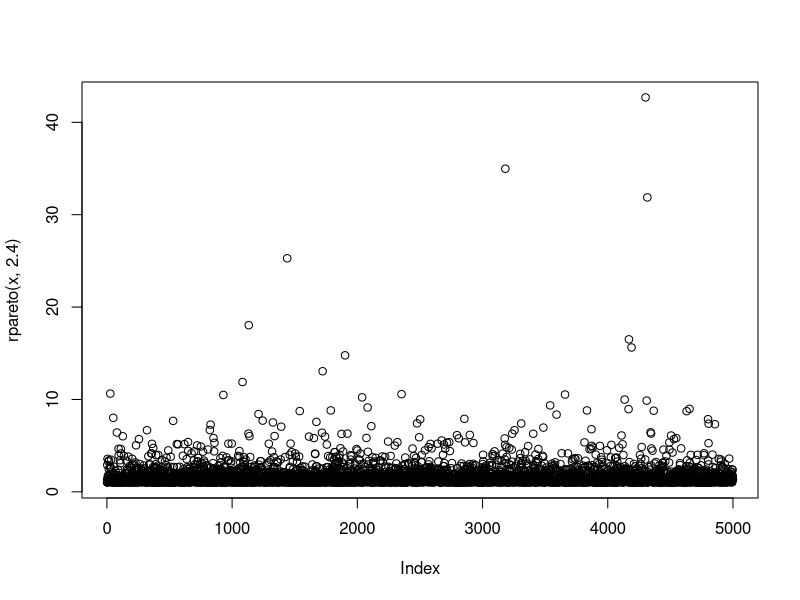
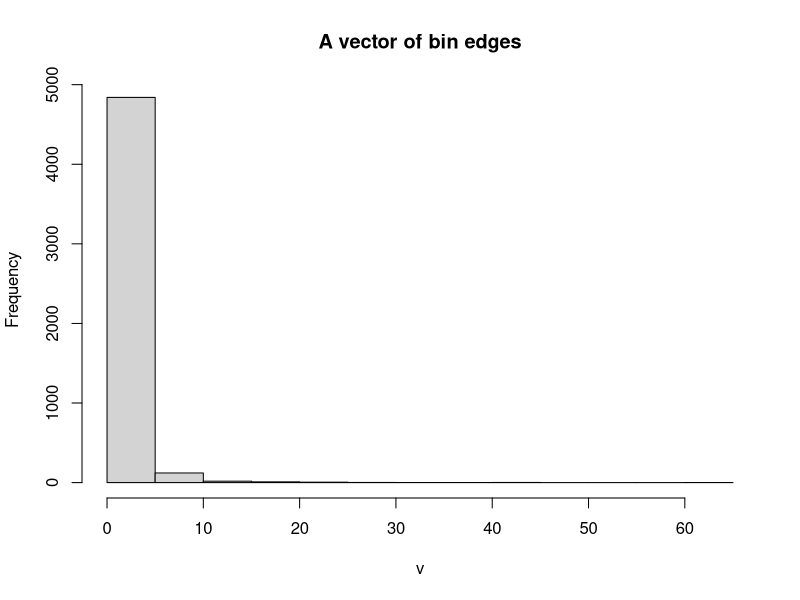
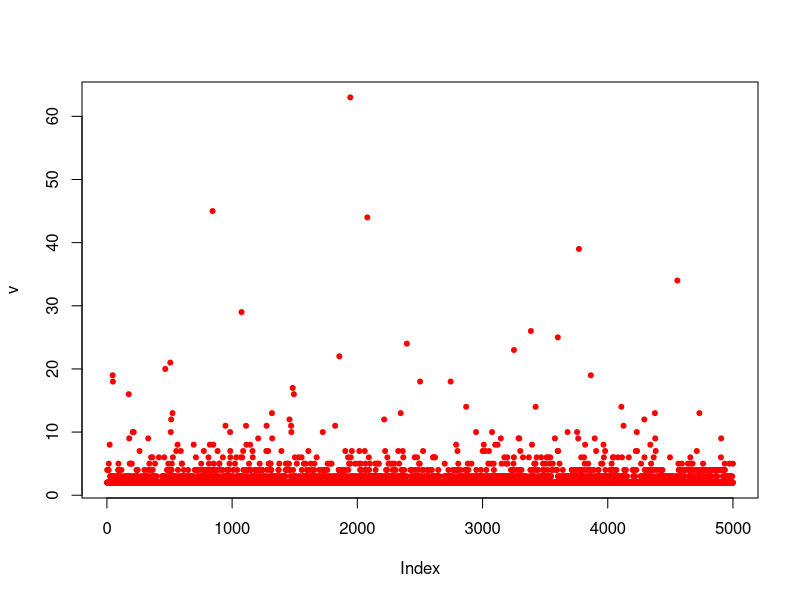

The R source for these figures, in order:

# wow!..in R functions are actaully mere expressions!, last expression is returned!

dpareto <- function(x,c)
  {
  if(c<=0) 
    stop("c must be greater than 0") # testing
  ifelse(x<1,0,c/x^(c+1)) # in a lispy way => (if (< x 1) 0 (/ c (^ x (+ c 1))))
}

ppareto <- function(q,c)
  {
  if(c<=0)
    stop("c must be greater than 0")
  ifelse(q<1,0,1-1/q^c) # in a lispy way => (if (< x 1) 0 (- 1 (/ 1 (^ q c))))
}

qpareto <- function(p,c){
  if(c<=0) 
    stop("c must be greater than 0")
  if(any(p<0)|any(p>1)) # if p > 1 or p < 1 stop!!
    stop("p must be between 0 and 1")
  q <- (1-p)^(-1/c)
  q # return q
}

rpareto <- function(n,c)
  {
  if(c<=0)
    stop("c must be positive")
  rp <- runif(n)^(-1/c) # collect n sample with uniform probability and raise them to power of (-1/c)
  rp #return rp
}


## running starts here
x<- 1:5000
plot(rpareto(x,2.4))
v <- rpareto(x,2.1);
v <- floor(v)+1;

hist(v, main = "A vector of bin edges")
plot(v, col = "red", pch = 20)


